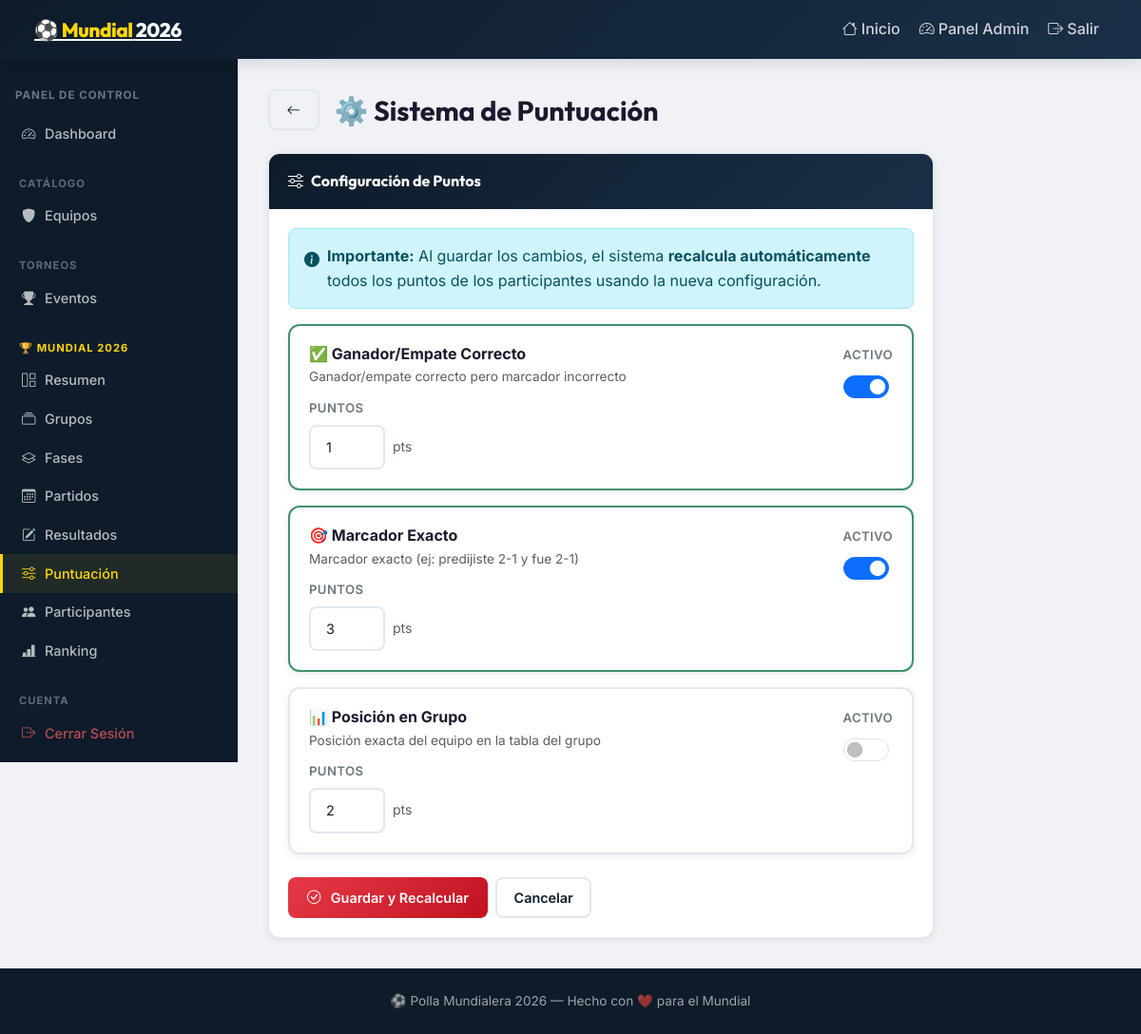
The app's page /admin/events/1/scoring (signed in) with its own data.
### app/models.py (models this page shows, shortened)
class Event(db.Model):
    __tablename__ = 'events'
    id = db.Column(db.Integer, primary_key=True)
    name = db.Column(db.String(200), nullable=False)
    tournament_type = db.Column(db.String(50), default='world_cup')  # world_cup | champions | custom
    description = db.Column(db.Text)
    logo_emoji = db.Column(db.String(10), default='🏆')
    status = db.Column(db.String(20), default='draft')   # draft | active | finished
    can_view_others_predictions = db.Column(db.Boolean, default=True)
    created_at = db.Column(db.DateTime, default=datetime.utcnow)
    groups = db.relationship('Group', backref='event', lazy='dynamic',
                              cascade='all, delete-orphan')
    phases = db.relationship('Phase', backref='event', lazy='dynamic',
                              cascade='all, delete-orphan',
                              order_by='Phase.phase_order')
    participants = db.relationship('Participant', backref='event', lazy='dynamic',
                                   cascade='all, delete-orphan')
    scoring_configs = db.relationship('ScoringConfig', backref='event', lazy='dynamic',
                                      cascade='all, delete-orphan')

class ScoringConfig(db.Model):
    __tablename__ = 'scoring_configs'
    id = db.Column(db.Integer, primary_key=True)
    event_id = db.Column(db.Integer, db.ForeignKey('events.id'), nullable=False)
    score_type = db.Column(db.String(30), nullable=False)
    points_value = db.Column(db.Integer, default=0)
    is_active = db.Column(db.Boolean, default=True)
    description = db.Column(db.String(200))
    __table_args__ = (db.UniqueConstraint('event_id', 'score_type',
                                          name='uq_scoring_event_type'),)

### app/routes/admin.py (the view, shortened to what this page needs)
@admin_bp.route('/events/<int:event_id>/scoring', methods=['GET', 'POST'])
@require_admin
def scoring_config(event_id):
    event = Event.query.get_or_404(event_id)
    configs = ScoringConfig.query.filter_by(event_id=event_id).all()
    return render_template('admin/scoring_config.html', event=event, configs=configs)

### app/routes/auth.py (called while the page is built)
def is_admin():
    return session.get('is_admin', False)

def require_admin(f):
    from functools import wraps
    @wraps(f)
    def decorated(*args, **kwargs):
        if not is_admin():
            flash('Debes iniciar sesión como administrador.', 'warning')
            return redirect(url_for('auth.login', next=request.url))
        return f(*args, **kwargs)
    return decorated

### app/templates/admin/scoring_config.html (shortened to what this page needs)
{% extends 'admin_base.html' %}
{% block admin_content %}
<div class="d-flex align-items-center gap-3 mb-4">
  <a href="{{ url_for('admin.event_detail', event_id=event.id) }}" class="btn-outline-custom">
    <i class="bi bi-arrow-left"></i>
  </a>
  <h1 style="font-size: 1.8rem; margin: 0;">⚙️ Sistema de Puntuación</h1>
</div>
<div class="card-custom" style="max-width: 700px;">
  <div class="card-header-custom"><i class="bi bi-sliders me-2"></i>Configuración de Puntos</div>
  <div class="card-body-custom">
    <div class="alert alert-info d-flex gap-2 align-items-start" style="border-radius: var(--radius-sm);">
      <i class="bi bi-info-circle-fill mt-1"></i>
      <div>
        <strong>Importante:</strong> Al guardar los cambios, el sistema <strong>recalcula automáticamente</strong>
        todos los puntos de los participantes usando la nueva configuración.
      </div>
    </div>
    <form method="POST">
      {% for cfg in configs %}
      <div class="card-custom mb-3" style="border: 2px solid {% if cfg.is_active %}var(--green-soft){% else %}var(--border){% endif %};">
        <div class="card-body-custom">
          <div class="d-flex align-items-start justify-content-between flex-wrap gap-3">
            <div class="flex-grow-1">
              <h6 style="font-weight: 700; font-size: 1rem; margin-bottom: .25rem;">
                {% if cfg.score_type == 'exact_score' %}🎯 Marcador Exacto
                {% elif cfg.score_type == 'correct_winner' %}✅ Ganador/Empate Correcto
                {% elif cfg.score_type == 'group_position' %}📊 Posición en Grupo
                {% else %}{{ cfg.score_type }}
                {% endif %}
              </h6>
              <p class="text-muted mb-2" style="font-size: .85rem;">{{ cfg.description }}</p>
              <div class="d-flex align-items-center gap-3 flex-wrap">
                <div>
                  <label class="form-label-custom">Puntos</label>
                  <div class="d-flex align-items-center gap-2">
                    <input type="number" name="points_{{ cfg.score_type }}"
                           class="form-control-custom" style="width: 80px;"
                           value="{{ cfg.points_value }}" min="0" max="100">
                    <span class="text-muted small">pts</span>
                  </div>
                </div>
              </div>
            </div>
            <div class="text-center">
              <label class="form-label-custom d-block">Activo</label>
              <div class="form-check form-switch" style="padding-left: 2.5rem;">
                <input class="form-check-input" type="checkbox" role="switch"
                       name="active_{{ cfg.score_type }}"
                       id="active_{{ cfg.score_type }}"
                       {% if cfg.is_active %}checked{% endif %}
                       style="width: 3rem; height: 1.5rem; cursor: pointer;">
              </div>
            </div>
          </div>
        </div>
      </div>
      {% endfor %}
      <div class="d-flex gap-2 mt-4">
        <button type="submit" class="btn-primary-custom">
          <i class="bi bi-check-circle me-1"></i>Guardar y Recalcular
        </button>
        <a href="{{ url_for('admin.event_detail', event_id=event.id) }}" class="btn-outline-custom">
          Cancelar
        </a>
      </div>
    </form>
  </div>
</div>
{% endblock %}

### app/templates/admin_base.html (shortened to what this page needs)
{% extends 'base.html' %}
{% block content %}
<div class="admin-wrapper">
  <nav class="admin-sidebar" id="admin-sidebar">
    <div class="px-3 mb-2">
      <small style="color: rgba(255,255,255,.4); font-size: .72rem; font-weight: 700; text-transform: uppercase; letter-spacing: 1px;">
        Panel de Control
      </small>
    </div>
    <a href="{{ url_for('admin.dashboard') }}" class="nav-link">
      <i class="bi bi-speedometer2"></i> Dashboard
    </a>
    <div class="sidebar-section">Catálogo</div>
    <a href="{{ url_for('admin.teams') }}" class="nav-link">
      <i class="bi bi-shield-fill"></i> Equipos
    </a>
    <div class="sidebar-section">Torneos</div>
    <a href="{{ url_for('admin.events') }}" class="nav-link">
      <i class="bi bi-trophy-fill"></i> Eventos
    </a>
    {% if event is defined and event %}
      <div class="sidebar-section" style="color: var(--gold); opacity: 1;">
        {{ event.logo_emoji }} {{ event.name[:20] }}{% if event.name|length > 20 %}…{% endif %}
      </div>
      <a href="{{ url_for('admin.event_detail',   event_id=event.id) }}" class="nav-link">
        <i class="bi bi-grid-1x2"></i> Resumen
      </a>
      <a href="{{ url_for('admin.groups',         event_id=event.id) }}" class="nav-link">
        <i class="bi bi-collection"></i> Grupos
      </a>
      <a href="{{ url_for('admin.phases',         event_id=event.id) }}" class="nav-link">
        <i class="bi bi-layers"></i> Fases
      </a>
      <a href="{{ url_for('admin.matches',        event_id=event.id) }}" class="nav-link">
        <i class="bi bi-calendar3"></i> Partidos
      </a>
      <a href="{{ url_for('admin.results',        event_id=event.id) }}" class="nav-link">
        <i class="bi bi-pencil-square"></i> Resultados
      </a>
      <a href="{{ url_for('admin.scoring_config', event_id=event.id) }}" class="nav-link">
        <i class="bi bi-sliders"></i> Puntuación
      </a>
      <a href="{{ url_for('admin.participants',   event_id=event.id) }}" class="nav-link">
        <i class="bi bi-people-fill"></i> Participantes
      </a>
      <a href="{{ url_for('admin.ranking',        event_id=event.id) }}" class="nav-link">
        <i class="bi bi-bar-chart-line-fill"></i> Ranking
      </a>
    {% endif %}
    <div class="sidebar-section">Cuenta</div>
    <a href="{{ url_for('auth.logout') }}" class="nav-link" style="color: rgba(255,100,100,.7);">
      <i class="bi bi-box-arrow-right"></i> Cerrar Sesión
    </a>
  </nav>
  <main class="admin-content">
    {% block admin_content %}{% endblock %}
  </main>
</div>
{% endblock %}

### app/static/css/custom.css (style rules this page uses)
:root { --primary: #0d1b2a; --primary-soft: #1a2f47; --accent: #e63946; --accent-hover: #c1121f; --gold: #ffd60a; --silver: #b0b7c3; --bronze: #cd7f32; --green-field: #2d6a4f; --green-soft: #40916c; --bg: #f0f2f5; --card-bg: #ffffff; --text: #1a1a2e; --text-muted: #6c757d; --border: #e2e8f0; --shadow-sm: 0 2px 8px rgba(0,0,0,.08); --shadow-md: 0 4px 20px rgba(0,0,0,.12); --shadow-lg: 0 8px 40px rgba(0,0,0,.18); --radius: 12px; --radius-sm: 8px; --transition: all .25s cubic-bezier(.4,0,.2,1); }
*, *::before, *::after { box-sizing: border-box; }
body { font-family: 'Inter', sans-serif; background: var(--bg); color: var(--text); min-height: 100vh; line-height: 1.6; }
h1, h2, h3, h4, h5 { font-family: 'Outfit', sans-serif; font-weight: 700; }
.admin-wrapper { display: flex; min-height: calc(100vh - 60px); }
.admin-sidebar { width: 250px; min-width: 250px; background: var(--primary); padding: 1.5rem 0; position: sticky; top: 60px; height: calc(100vh - 60px); overflow-y: auto; transition: var(--transition); }
.admin-sidebar .sidebar-section { padding: .5rem 1.25rem .25rem; font-size: .7rem; font-weight: 700; text-transform: uppercase; letter-spacing: 1px; color: rgba(255,255,255,.35); margin-top: 1rem; }
.admin-sidebar .nav-link { color: rgba(255,255,255,.7); padding: .55rem 1.25rem; display: flex; align-items: center; gap: .6rem; font-size: .9rem; font-weight: 500; transition: var(--transition); border-left: 3px solid transparent; }
.admin-sidebar .nav-link.active { color: var(--gold); background: rgba(255,214,10,.08); border-left-color: var(--gold); }
.admin-content { flex: 1; padding: 2rem; overflow-x: hidden; }
.card-custom { background: var(--card-bg); border-radius: var(--radius); box-shadow: var(--shadow-sm); border: 1px solid var(--border); transition: var(--transition); overflow: hidden; }
.card-custom .card-header-custom { background: linear-gradient(135deg, var(--primary) 0%, var(--primary-soft) 100%); color: #fff; padding: 1rem 1.25rem; font-family: 'Outfit', sans-serif; font-weight: 700; font-size: 1rem; }
.card-body-custom { padding: 1.25rem; }
.btn-primary-custom { background: linear-gradient(135deg, var(--accent), var(--accent-hover)); color: #fff; border: none; padding: .55rem 1.25rem; border-radius: var(--radius-sm); font-weight: 600; font-size: .9rem; cursor: pointer; transition: var(--transition); text-decoration: none; display: inline-flex; align-items: center; gap: .4rem; }
.btn-outline-custom { background: transparent; color: var(--primary); border: 2px solid var(--border); padding: .5rem 1.1rem; border-radius: var(--radius-sm); font-weight: 600; font-size: .9rem; cursor: pointer; transition: var(--transition); text-decoration: none; display: inline-flex; align-items: center; gap: .4rem; }
.form-control-custom { border: 2px solid var(--border); border-radius: var(--radius-sm); padding: .65rem 1rem; font-size: .9rem; transition: var(--transition); outline: none; width: 100%; background: #fff; color: var(--text); }
.form-label-custom { font-size: .82rem; font-weight: 600; color: var(--text-muted); margin-bottom: .4rem; text-transform: uppercase; letter-spacing: .4px; }

### records on screen
Event: logo_emoji "🏆", name "MUNDIAL 2026"
ScoringConfig: score_type "✅ Ganador/Empate Correcto", description "Ganador/empate correcto pero marcador incorrecto", points_value "1", is_active "☑"
ScoringConfig: score_type "🎯 Marcador Exacto", description "Marcador exacto (ej: predijiste 2-1 y fue 2-1)", points_value "3", is_active "☑"
ScoringConfig: score_type "📊 Posición en Grupo", description "Posición exacta del equipo en la tabla del grupo", points_value "2"
